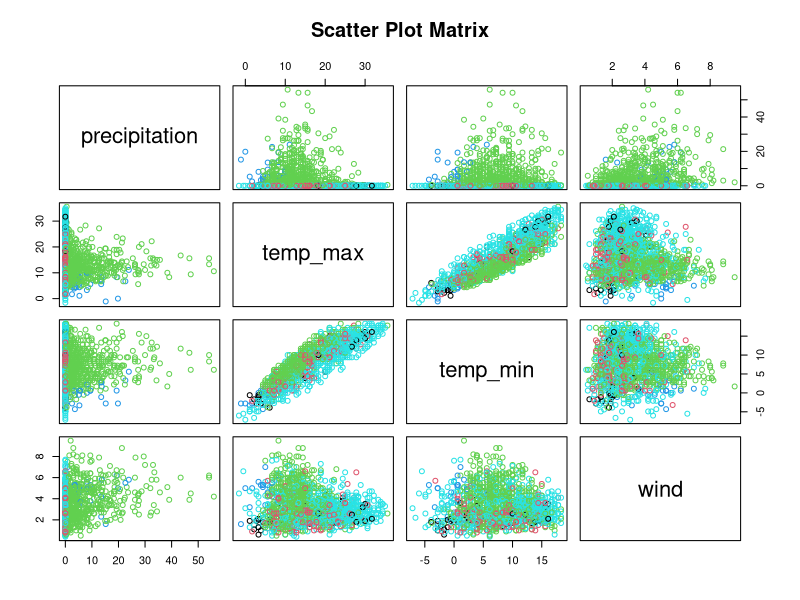

Write the R code that produced this figure.
# Load necessary library
library(readr)

# Load dataset
weather_data <- read.csv("data/seattle-weather.csv", colClasses = c(
  precipitation = "numeric",
  temp_max = "numeric",
  temp_min = "numeric",
  wind = "numeric",
  weather = "factor"
))

# Display the structure of the dataset
str(weather_data)

# View the first few rows of the dataset
head(weather_data)

# View the dataset in a separate viewer window
View(weather_data)

# Measures of Frequency

# Frequency distribution of the 'weather' column
weather_frequency <- table(weather_data$weather)
print(weather_frequency)

# Proportions of the 'weather' column
weather_proportions <- prop.table(weather_frequency)
print(weather_proportions)

# Measures of Central Tendency

# Mean
mean_precipitation <- mean(weather_data$precipitation, na.rm = TRUE)
mean_temp_max <- mean(weather_data$temp_max, na.rm = TRUE)
mean_temp_min <- mean(weather_data$temp_min, na.rm = TRUE)
mean_wind <- mean(weather_data$wind, na.rm = TRUE)

# Median
median_precipitation <- median(weather_data$precipitation, na.rm = TRUE)
median_temp_max <- median(weather_data$temp_max, na.rm = TRUE)
median_temp_min <- median(weather_data$temp_min, na.rm = TRUE)
median_wind <- median(weather_data$wind, na.rm = TRUE)

# Mode function (there can be more than one mode)
get_mode <- function(v) {
  uniqv <- unique(v)
  uniqv[which.max(tabulate(match(v, uniqv)))]
}

mode_precipitation <- get_mode(weather_data$precipitation)
mode_temp_max <- get_mode(weather_data$temp_max)
mode_temp_min <- get_mode(weather_data$temp_min)
mode_wind <- get_mode(weather_data$wind)

# Print the results
list(
  mean_precipitation = mean_precipitation,
  median_precipitation = median_precipitation,
  mode_precipitation = mode_precipitation,
  mean_temp_max = mean_temp_max,
  median_temp_max = median_temp_max,
  mode_temp_max = mode_temp_max,
  mean_temp_min = mean_temp_min,
  median_temp_min = median_temp_min,
  mode_temp_min = mode_temp_min,
  mean_wind = mean_wind,
  median_wind = median_wind,
  mode_wind = mode_wind
)

# Measures of Distribution
library(e1071)

# Range
range_precipitation <- range(weather_data$precipitation, na.rm = TRUE)
range_temp_max <- range(weather_data$temp_max, na.rm = TRUE)
range_temp_min <- range(weather_data$temp_min, na.rm = TRUE)
range_wind <- range(weather_data$wind, na.rm = TRUE)

# Variance
variance_precipitation <- var(weather_data$precipitation, na.rm = TRUE)
variance_temp_max <- var(weather_data$temp_max, na.rm = TRUE)
variance_temp_min <- var(weather_data$temp_min, na.rm = TRUE)
variance_wind <- var(weather_data$wind, na.rm = TRUE)

# Standard Deviation
sd_precipitation <- sd(weather_data$precipitation, na.rm = TRUE)
sd_temp_max <- sd(weather_data$temp_max, na.rm = TRUE)
sd_temp_min <- sd(weather_data$temp_min, na.rm = TRUE)
sd_wind <- sd(weather_data$wind, na.rm = TRUE)

# Skewness
skewness_precipitation <- skewness(weather_data$precipitation, na.rm = TRUE)
skewness_temp_max <- skewness(weather_data$temp_max, na.rm = TRUE)
skewness_temp_min <- skewness(weather_data$temp_min, na.rm = TRUE)
skewness_wind <- skewness(weather_data$wind, na.rm = TRUE)

# Kurtosis
kurtosis_precipitation <- kurtosis(weather_data$precipitation, na.rm = TRUE)
kurtosis_temp_max <- kurtosis(weather_data$temp_max, na.rm = TRUE)
kurtosis_temp_min <- kurtosis(weather_data$temp_min, na.rm = TRUE)
kurtosis_wind <- kurtosis(weather_data$wind, na.rm = TRUE)

# Print the results
list(
  range_precipitation = range_precipitation,
  variance_precipitation = variance_precipitation,
  sd_precipitation = sd_precipitation,
  skewness_precipitation = skewness_precipitation,
  kurtosis_precipitation = kurtosis_precipitation,
  range_temp_max = range_temp_max,
  variance_temp_max = variance_temp_max,
  sd_temp_max = sd_temp_max,
  skewness_temp_max = skewness_temp_max,
  kurtosis_temp_max = kurtosis_temp_max,
  range_temp_min = range_temp_min,
  variance_temp_min = variance_temp_min,
  sd_temp_min = sd_temp_min,
  skewness_temp_min = skewness_temp_min,
  kurtosis_temp_min = kurtosis_temp_min,
  range_wind = range_wind,
  variance_wind = variance_wind,
  sd_wind = sd_wind,
  skewness_wind = skewness_wind,
  kurtosis_wind = kurtosis_wind
)

# Measures of Relationship

# Correlation matrix for numeric columns
correlation_matrix <- cor(weather_data[, c("precipitation", "temp_max", "temp_min", "wind")], use = "complete.obs")
print(correlation_matrix)

# Scatter plot matrix to visualize relationships
pairs(weather_data[, c("precipitation", "temp_max", "temp_min", "wind")], 
      main = "Scatter Plot Matrix",
      col = weather_data$weather)

# Perform ANOVA for precipitation across different weather types
anova_precipitation <- aov(precipitation ~ weather, data = weather_data)
summary(anova_precipitation)

# Perform ANOVA for temp_max across different weather types
anova_temp_max <- aov(temp_max ~ weather, data = weather_data)
summary(anova_temp_max)

# Perform ANOVA for temp_min across different weather types
anova_temp_min <- aov(temp_min ~ weather, data = weather_data)
summary(anova_temp_min)

# Perform ANOVA for wind across different weather types
anova_wind <- aov(wind ~ weather, data = weather_data)
summary(anova_wind)
